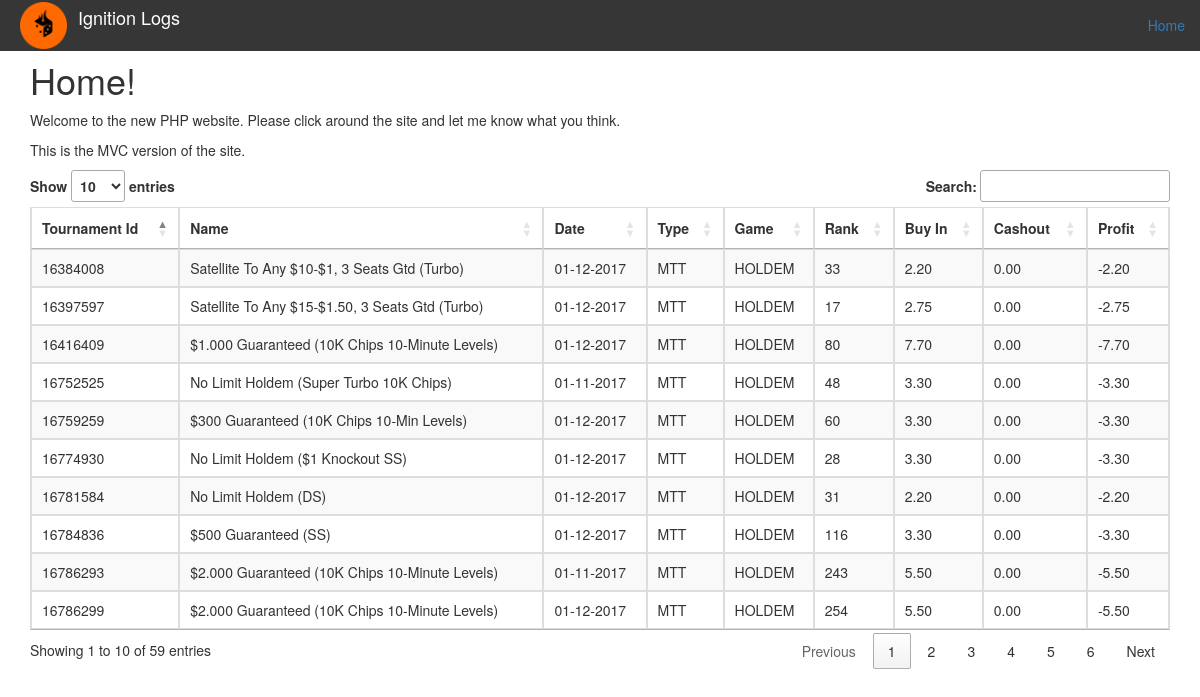
The page / on the database its author committed.
### tables this page shows
CREATE TABLE `history` (
  `id` int(12) NOT NULL,
  `type` varchar(12) NOT NULL,
  `name` varchar(100) NOT NULL,
  `game` varchar(12) NOT NULL,
  `buyin` decimal(10,2) NOT NULL,
  `tournament_id` int(10) NOT NULL,
  `notes` text NOT NULL,
  `cashout` decimal(10,2) NOT NULL,
  `rank` int(10) NOT NULL,
  `date` varchar(12) NOT NULL
);

### public/index.php (called while the page is built, shortened)
<?php
require APP . 'core/application.php';
$app = new Application();

### application/core/controller.php (called while the page is built, shortened)
<?php
class Controller
{
  public function renderView($view, $data = null)
  {
      require APP . 'view/' . $view;
  }
}

### application/controller/home.php (called while the page is built, shortened)
<?php
class Home extends Controller{
  public function index(){
    $histories = HistoryModel::model()->findAll();
    $this->renderView('home/index.php',array(
      'histories' => $histories
    ));
  }
}

### application/model/HistoryModel.php (called while the page is built, shortened)
<?php
require_once (APP . 'core/model.php');
class HistoryModel extends Model{
  public static function model(){
    return new HistoryModel();
  }
}

### application/core/model.php (called while the page is built, shortened)
<?php
class Model
{
	public $db_connection = null;
	public function __construct(){
		$this->tableName = '`' . $this->tableName . '`';
		if(!isset($this->relations)){
			$this->relations = array();
		}
		if(!isset($this->defaultOrderColumn)){
			$this->defaultOrderColumn = '';
		}
	}
	public function databaseConnection(){
		if ($this->db_connection != null) {
			return true;
		} else {
			try {
				$this->db_connection = new PDO('mysql:host=' . DB_HOST . ';dbname=' . DB_NAME . ';charset=utf8', DB_USER, DB_PASS);
				return true;
			}
			catch (PDOException $e) {
				$this->errors[] = MESSAGE_DATABASE_ERROR;
				return false;
			}
		}
	}
	private function _setRelations(&$record){
		$record = (array)$record;
		for($i = 0; $i < count($this->relations); $i++){
			$model = array_keys($this->relations)[$i];
			$foreignKey = array_values($this->relations)[$i];
			$modelClass = ucfirst($model) . "Model";
			$record[$model] = $modelClass::model()->findById($record[$foreignKey]);
		}
		$record = (object)$record;
	}
  public function findAll(){
    $records = array();
    if ($this->databaseConnection()) {
			$select = 'SELECT * FROM ' . $this->tableName;
      $query = $this->db_connection->prepare($select);
      $query->execute();
      if ($query->rowCount() > 0) {
        while ($record = $query->fetchObject()) {
					$this->_setRelations($record);
          $records[] = $record;
        }
      }
    }else{
			throw new Exception('No Db Connection');
		}
    return $records;
  }
}

### application/view/home/index.php (the view, shortened to what this page needs)
<link rel="stylesheet" href="https://cdn.datatables.net/1.10.12/css/jquery.dataTables.min.css">
<div class="container">
  <h1>Home!</h1>
  <p>Welcome to the new PHP website. Please click around the site and let me know what you think.</p>
  <p>This is the MVC version of the site.</p>
  <div class="table-responsive">
    <table class="table data-table table-striped table-bordered">
      <thead>
        <tr>
          <th>Tournament Id</th>
          <th>Name</th>
          <th>Date</th>
          <th>Type</th>
          <th>Game</th>
          <th>Rank</th>
          <th>Buy In</th>
          <th>Cashout</th>
          <th>Profit</th>
        </tr>
      </thead>
      <?php foreach ($histories as $key => $history): ?>
        <tr>
          <td><?= $history->tournament_id ?></td>
          <td><?= $history->name ?></td>
          <td><?= $history->date ?></td>
          <td><?= $history->type ?></td>
          <td><?= $history->game ?></td>
          <td><?= $history->rank ?></td>
          <td><?= number_format($history->buyin,2) ?></td>
          <td><?= number_format($history->cashout,2) ?></td>
          <td><?= number_format($history->cashout - $history->buyin,2)?></td>
        </tr>
      <?php endforeach; ?>
    </table>
  </div>
</div>

### application/core/application.php (shortened to what this page needs)
<?php
class Application
{
	private $url_controller = null;
	private $url_action = null;
	private $url_params = array();
	public function __construct(){
		if (!$this->url_controller) {
			require_once(APP . 'view/_templates/header.php');
			require APP . 'controller/home.php';
			$page = new Home();
			$page->index();
			require_once(APP . 'view/_templates/footer.php');
		}else if (file_exists(APP . 'controller/' . $this->url_controller . '.php')) {
			if($this->isAjax()){
				header("Content-type: application/json");
			}else{
				require_once(APP . 'view/_templates/header.php');
			}
			require APP . 'controller/' . $this->url_controller . '.php';
			$this->url_controller = new $this->url_controller();
			if (method_exists($this->url_controller, $this->url_action)) {
				if (!empty($this->url_params)) {
					call_user_func_array(array(
						$this->url_controller,
						$this->url_action
					), $this->url_params);
				} else {
					$this->url_controller->{$this->url_action}();
				}
			} else {
				if (strlen($this->url_action) == 0) {
					$this->url_controller->index();
				} else {
					header('location: ' . URL . 'error');
				}
			}
			if(!$this->isAjax()){
				require_once(APP . 'view/_templates/footer.php');
			}
		} else {
			header('location: ' . URL . 'error');
		}
	}
}

### application/view/_templates/header.php (shortened to what this page needs)
<!DOCTYPE html>
<html lang="en-GB" dir="ltr">
	<head>
		<link rel="stylesheet" href="/css/bootstrap.min.css" type="text/css" />
		<link rel="stylesheet" href="/css/style.css" type="text/css" media="screen" />
		<link rel="stylesheet" href="//code.jquery.com/ui/1.11.0/themes/smoothness/jquery-ui.css" />
		<link rel="stylesheet" href="/css/custom.css" media="screen" />
        <link href='' rel='stylesheet' type='text/css'>
	</head>
	<body class="">
		<nav style="background-color: #363636;" class="navbar navbar-fixed-top">
      <div class="container-fluid">
        <div class="navbar-header">
          <a class="navbar-brand" href="/">
						<img style="height: 47px; position: absolute; top: 2px; left: 20px;" src="/images/ignition_logo.png">
						<span style="color:white; position: absolute; left: 78px;">	Ignition Logs</span>
					</a>
        </div>
        <div class="collapse navbar-collapse" id="keeyte-navbar">
					<ul class="nav navbar-nav navbar-right">
						<li><a href="/home"> Home</a></li>
          </ul>
        </div>
      </div>
    </nav>
		<div class="container-fluid" style="padding-top: 40px;">
      <div class="row">
					<div class="main">

### application/view/_templates/footer.php (shortened to what this page needs)
			</div>
		</div>
	</div>
	</body>
</html>

### public/css/custom.css (style rules this page uses)
body { background-image: url(../img/bg.jpg); }
td { font-size: 1.4rem; }
.navbar-brand { padding: 7px 15px; }

### rows shown on the page
history: tournament "16786293", name "$2.000 Guaranteed (10K Chips 10-Minute Levels)", date "01-11-2017", type "MTT", game "HOLDEM", rank "243", buyin "5.50", cashout "0.00", $history->cashout - $history->buyin "-5.50"
history: tournament "16752525", name "No Limit Holdem (Super Turbo 10K Chips)", date "01-11-2017", type "MTT", game "HOLDEM", rank "48", buyin "3.30", cashout "0.00", $history->cashout - $history->buyin "-3.30"
history: tournament "16416409", name "$1.000 Guaranteed (10K Chips 10-Minute Levels)", date "01-12-2017", type "MTT", game "HOLDEM", rank "80", buyin "7.70", cashout "0.00", $history->cashout - $history->buyin "-7.70"
history: tournament "16774930", name "No Limit Holdem ($1 Knockout SS)", date "01-12-2017", type "MTT", game "HOLDEM", rank "28", buyin "3.30", cashout "0.00", $history->cashout - $history->buyin "-3.30"
history: tournament "16781584", name "No Limit Holdem (DS)", date "01-12-2017", type "MTT", game "HOLDEM", rank "31", buyin "2.20", cashout "0.00", $history->cashout - $history->buyin "-2.20"
history: tournament "16384008", name "Satellite To Any $10-$1, 3 Seats Gtd (Turbo)", date "01-12-2017", type "MTT", game "HOLDEM", rank "33", buyin "2.20", cashout "0.00", $history->cashout - $history->buyin "-2.20"
history: tournament "16786299", name "$2.000 Guaranteed (10K Chips 10-Minute Levels)", date "01-12-2017", type "MTT", game "HOLDEM", rank "254", buyin "5.50", cashout "0.00", $history->cashout - $history->buyin "-5.50"
history: tournament "16759259", name "$300 Guaranteed (10K Chips 10-Min Levels)", date "01-12-2017", type "MTT", game "HOLDEM", rank "60", buyin "3.30", cashout "0.00", $history->cashout - $history->buyin "-3.30"
history: tournament "16397597", name "Satellite To Any $15-$1.50, 3 Seats Gtd (Turbo)", date "01-12-2017", type "MTT", game "HOLDEM", rank "17", buyin "2.75", cashout "0.00", $history->cashout - $history->buyin "-2.75"
history: tournament "16784836", name "$500 Guaranteed (SS)", date "01-12-2017", type "MTT", game "HOLDEM", rank "116", buyin "3.30", cashout "0.00", $history->cashout - $history->buyin "-3.30"
